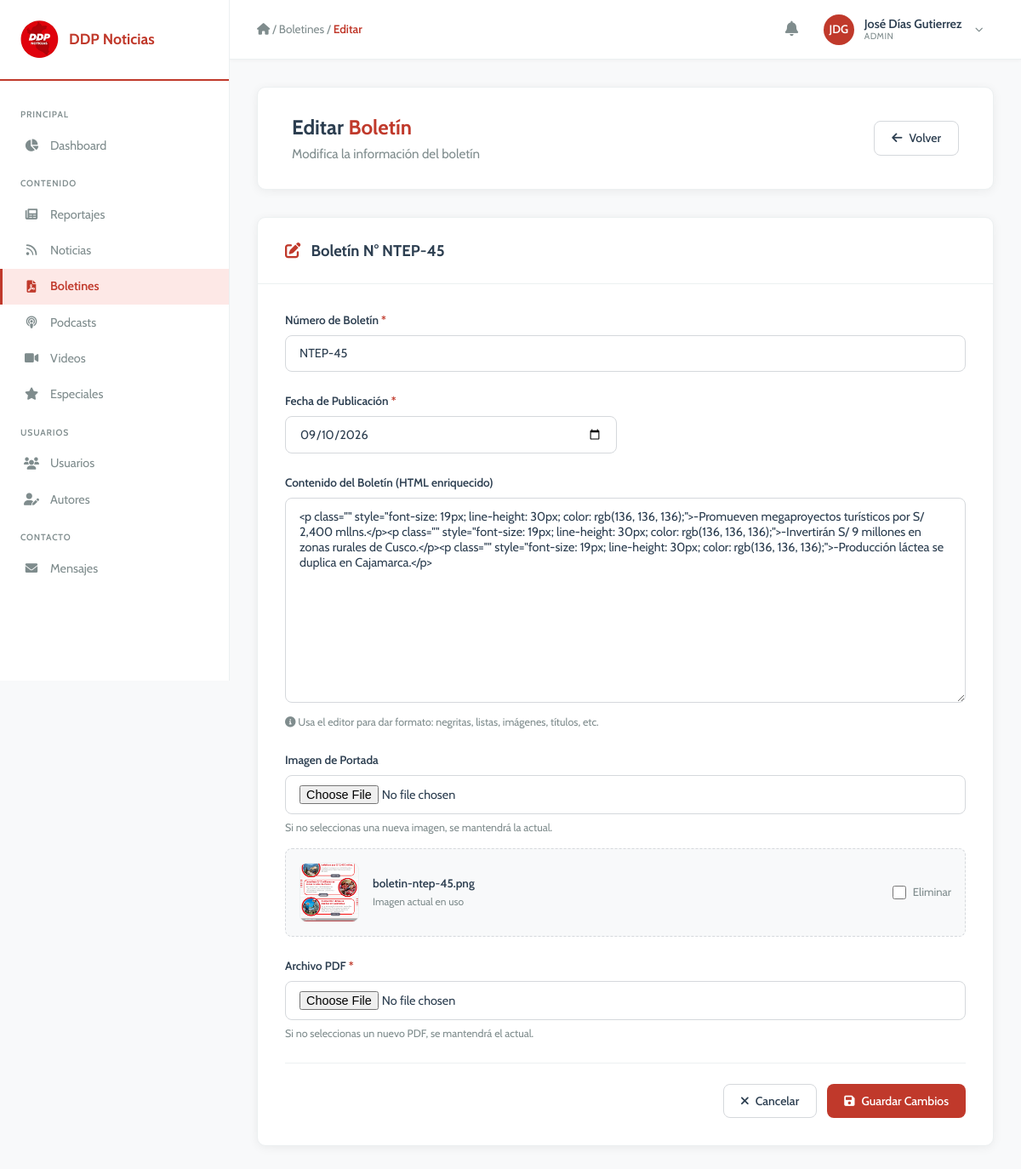
Page /admin/boletines/editar.php?id=2 (signed in) on the committed database.
### tables this page shows
CREATE TABLE `usuarios` (
  `id` int(10) UNSIGNED NOT NULL,
  `nombres` varchar(100) NOT NULL,
  `ap_paterno` varchar(100) NOT NULL,
  `ap_materno` varchar(100) DEFAULT NULL,
  `email` varchar(150) NOT NULL,
  `password_hash` varchar(255) NOT NULL,
  `rol` enum('admin','editor','redactor') NOT NULL DEFAULT 'redactor',
  `created_at` datetime NOT NULL DEFAULT current_timestamp(),
  `reset_token` varchar(255) DEFAULT NULL,
  `reset_expira` datetime DEFAULT NULL
);

CREATE TABLE `boletines` (
  `id` int(10) UNSIGNED NOT NULL,
  `numero_boletin` varchar(50) NOT NULL,
  `resumen` longtext DEFAULT NULL,
  `foto_portada` varchar(255) DEFAULT NULL,
  `archivo_pdf` varchar(255) NOT NULL,
  `fecha_publicacion` date NOT NULL,
  `usuario_id` int(10) UNSIGNED NOT NULL,
  `estado` varchar(20) DEFAULT 'publicado'
);

### admin/includes/auth.php (called while the page is built, shortened)
<?php
function estaAutenticado() {
    return isset($_SESSION['usuario_logueado']) && $_SESSION['usuario_logueado'] === true;
}
function usuarioActual($pdo) {
    $stmt = $pdo->prepare("SELECT * FROM usuarios WHERE id = ?");
    $stmt->execute([$_SESSION['usuario_id']]);
    return $stmt->fetch();
}
?>

### admin/includes/funciones.php (called while the page is built, shortened)
<?php
function obtenerBoletinPorId($pdo, $id) {
    $stmt = $pdo->prepare("SELECT b.*,
                                  CONCAT(u.nombres, ' ', u.ap_paterno) as usuario_nombre
                           FROM boletines b
                           LEFT JOIN usuarios u ON b.usuario_id = u.id
                           WHERE b.id = ?");
    $stmt->execute([$id]);
    return $stmt->fetch();
}
?>

### admin/boletines/editar.php (the view, shortened to what this page needs)
<?php
require_once '../includes/conexion.php';
require_once '../includes/funciones.php';
require_once '../includes/auth.php';
$usuarioActual = usuarioActual($pdo);
$nombreCompleto = '';
$iniciales = '';
if ($usuarioActual) {
    $nombreCompleto = trim(
        ($usuarioActual['nombres'] ?? '') . ' ' .
        ($usuarioActual['ap_paterno'] ?? '') . ' ' .
        ($usuarioActual['ap_materno'] ?? '')
    );
    $partes = explode(' ', trim($nombreCompleto));
    $iniciales = '';
    foreach ($partes as $parte) {
        if (!empty($parte)) {
            $iniciales .= strtoupper(substr($parte, 0, 1));
        }
    }
}
$id = isset($_GET['id']) ? (int)$_GET['id'] : 0;
$boletin = obtenerBoletinPorId($pdo, $id);
?>
<!DOCTYPE html>
<html lang="es">
<head>
    <link rel="stylesheet" href="https://cdnjs.cloudflare.com/ajax/libs/font-awesome/6.0.0/css/all.min.css">
    <link href="https://cdn.jsdelivr.net/npm/summernote@0.8.20/dist/summernote-lite.min.css" rel="stylesheet">
</head>
<body>
    <aside class="sidebar" id="sidebar">
        <div class="sidebar-brand">
            <img src="../assets/images/logo.png" alt="DDP Noticias">
            <span>DDP Noticias</span>
        </div>
        <ul class="sidebar-nav">
            <li class="nav-section">Principal</li>
            <li><a href="../index.php"><i class="fas fa-chart-pie"></i> Dashboard</a></li>
            <li class="nav-section">Contenido</li>
            <li><a href="../reportajes/index.php"><i class="fas fa-newspaper"></i> Reportajes</a></li>
            <li><a href="#"><i class="fas fa-rss"></i> Noticias</a></li>
            <li><a href="index.php" class="active"><i class="fas fa-file-pdf"></i> Boletines</a></li>
            <li><a href="#"><i class="fas fa-podcast"></i> Podcasts</a></li>
            <li><a href="#"><i class="fas fa-video"></i> Videos</a></li>
            <li><a href="#"><i class="fas fa-star"></i> Especiales</a></li>
            <li class="nav-section">Usuarios</li>
            <li><a href="../usuarios/index.php"><i class="fas fa-users"></i> Usuarios</a></li>
            <li><a href="#"><i class="fas fa-user-edit"></i> Autores</a></li>
            <li class="nav-section">Contacto</li>
            <li><a href="#"><i class="fas fa-envelope"></i> Mensajes</a></li>
        </ul>
    </aside>
    <div class="main-content">
        <header class="topbar">
            <div class="topbar-left">
                <div class="breadcrumb">
                    <i class="fas fa-home" style="color: var(--ddp-text-secondary);"></i> /
                    <a href="index.php">Boletines</a> /
                    <span>Editar</span>
                </div>
            </div>
            <div class="topbar-right">
                <button class="btn-icon" title="Notificaciones" onclick="alert('No hay notificaciones');">
                    <i class="fas fa-bell"></i>
                </button>
                <div class="user-menu" id="userMenu">
                    <div class="user-avatar"><?php echo $iniciales ?: 'U'; ?></div>
                    <div class="user-info">
                        <div class="name"><?php echo htmlspecialchars($nombreCompleto); ?></div>
                        <div class="role"><?php echo strtoupper($_SESSION['usuario_rol'] ?? 'Usuario'); ?></div>
                    </div>
                    <span class="dropdown-arrow"><i class="fas fa-chevron-down"></i></span>
                </div>
            </div>
        </header>
        <div class="content-area">
            <section class="hero">
                <div>
                    <h1>Editar <span>Boletín</span></h1>
                    <p>Modifica la información del boletín</p>
                </div>
                <div class="hero-actions">
                    <a href="index.php" class="btn btn-outline">
                        <i class="fas fa-arrow-left"></i> Volver
                    </a>
                </div>
            </section>
            <div class="form-card">
                <div class="form-card-header">
                    <h2><i class="fas fa-edit"></i> Boletín N° <?= htmlspecialchars($boletin['numero_boletin']) ?></h2>
                </div>
                <div class="form-card-body">
                    <form method="POST" action="" enctype="multipart/form-data">
                        <div class="form-group">
                            <label class="form-label" for="numero_boletin">
                                Número de Boletín <span class="required">*</span>
                            </label>
                            <input type="text"
                                   class="form-control"
                                   id="numero_boletin"
                                   name="numero_boletin"
                                   value="<?= htmlspecialchars($boletin['numero_boletin']) ?>"
                                   required>
                        </div>
                        <div class="form-row">
                            <div class="form-group">
                                <label class="form-label" for="fecha_publicacion">
                                    Fecha de Publicación <span class="required">*</span>
                                </label>
                                <input type="date"
                                       class="form-control"
                                       id="fecha_publicacion"
                                       name="fecha_publicacion"
                                       value="<?= htmlspecialchars($boletin['fecha_publicacion']) ?>"
                                       required>
                            </div>
                        </div>
                        <div class="form-group">
                            <label class="form-label" for="resumen">
                                Contenido del Boletín (HTML enriquecido)
                            </label>
                            <textarea class="form-control"
                                      id="resumen"
                                      name="resumen"
                                      rows="12"><?= htmlspecialchars($boletin['resumen'] ?? '') ?></textarea>
                            <div class="form-hint">
                                <i class="fas fa-info-circle"></i>
                                Usa el editor para dar formato: negritas, listas, imágenes, títulos, etc.
                            </div>
                        </div>
                        <div class="form-group">
                            <label class="form-label" for="imagen">Imagen de Portada</label>
                            <input type="file"
                                   class="form-control"
                                   id="imagen"
                                   name="imagen"
                                   accept="image/*">
                            <div class="form-hint">Si no seleccionas una nueva imagen, se mantendrá la actual.</div>
                            <?php if (!empty($boletin['foto_portada']) && file_exists('../' . $boletin['foto_portada'])): ?>
                                <div class="file-preview">
                                    <img src="../<?= htmlspecialchars($boletin['foto_portada']) ?>"
                                         alt="Portada actual">
                                    <div class="file-info">
                                        <div class="file-name"><?= htmlspecialchars(basename($boletin['foto_portada'])) ?></div>
                                        <div class="file-meta">Imagen actual en uso</div>
                                    </div>
                                    <div class="checkbox-wrapper">
                                        <input type="checkbox"
                                               id="eliminar_imagen"
                                               name="eliminar_imagen"
                                               value="1">
                                        <label for="eliminar_imagen">Eliminar</label>
                                    </div>
                                </div>
                            <?php endif; ?>
                        </div>
                        <div class="form-group">
                            <label class="form-label" for="pdf_file">
                                Archivo PDF <span class="required">*</span>
                            </label>
                            <input type="file"
                                   class="form-control"
                                   id="pdf_file"
                                   name="pdf_file"
                                   accept="application/pdf">
                            <div class="form-hint">Si no seleccionas un nuevo PDF, se mantendrá el actual.</div>
                        </div>
                        <div class="form-actions">
                            <a href="index.php" class="btn btn-outline">
                                <i class="fas fa-times"></i> Cancelar
                            </a>
                            <button type="submit" name="actualizar" class="btn btn-red">
                                <i class="fas fa-save"></i> Guardar Cambios
                            </button>
                        </div>
                    </form>
                </div>
            </div>
        </div>
    </div>
</body>
</html>

### rows in the picture
usuarios: nombreCompleto "José Días Gutierrez"
boletines: numero_boletin "NTEP-45", fecha_publicacion "09/10/2026", resumen "<p class=\"\" style=\"font-size: 19px; line-height: 30px; color: rgb(136, 136, 136);\">-Promueven megaproyectos turísticos por S/ 2,400 mllns.</p><p class=\"\" style=\"font-size: 19px; line-height: 30px; color: rgb(136, 136, 136);\">-Invertirán S/ 9 millones en zonas rurales de Cusco.</p><p class=\"\" style=\"font-size: 19px; line-height: 30px; color: rgb(136, 136, 136);\">-Producción láctea se duplica en Cajamarca.</p>", foto_portada (picture), foto_portada "boletin-ntep-45.png"

### other values in the picture
$iniciales ?: 'U' "JDG"
$_SESSION['usuario_rol'] "ADMIN"
